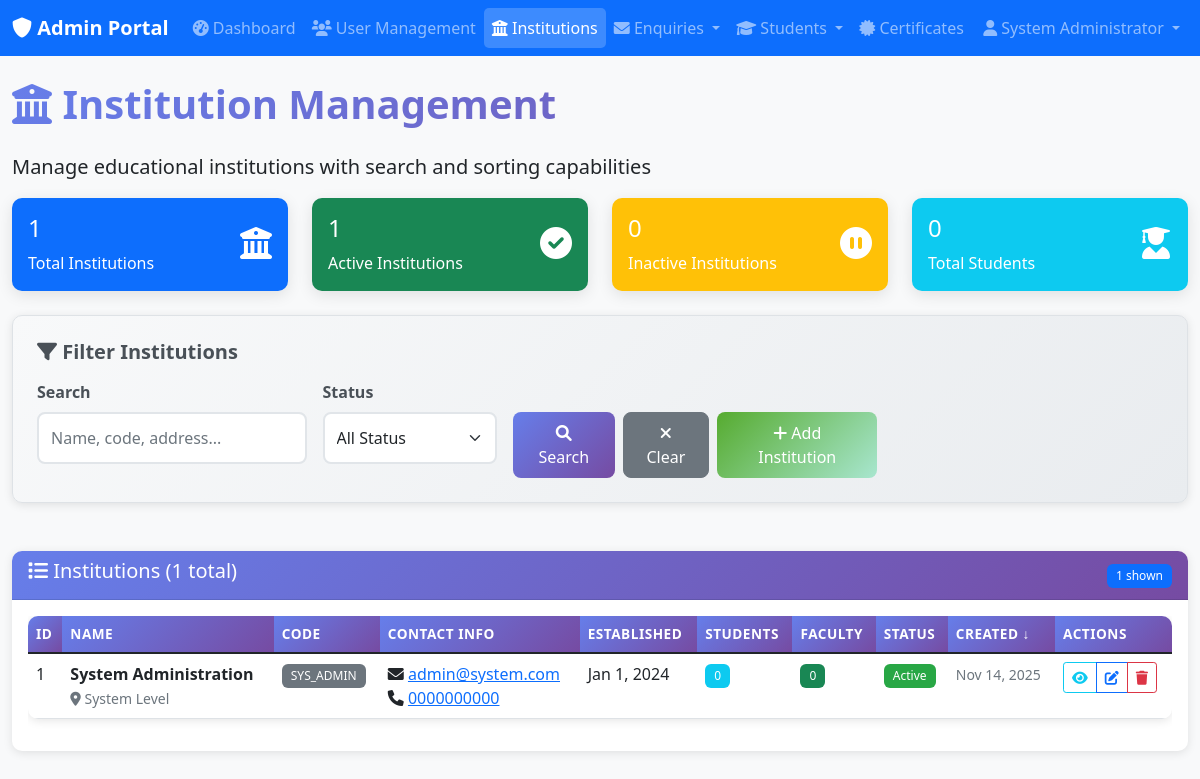
The app's page /public/admin/institutions.php (signed in) with its own data.
### tables this page shows
CREATE TABLE institutions (
    id INT PRIMARY KEY AUTO_INCREMENT,
    name VARCHAR(100) NOT NULL,
    code VARCHAR(20) UNIQUE NOT NULL,
    address TEXT,
    phone VARCHAR(20),
    email VARCHAR(100),
    established_date DATE,
    is_active BOOLEAN DEFAULT TRUE,
    created_at TIMESTAMP DEFAULT CURRENT_TIMESTAMP,
    updated_at TIMESTAMP DEFAULT CURRENT_TIMESTAMP ON UPDATE CURRENT_TIMESTAMP
);

### public/admin/institutions.php (the view, shortened to what the rows shown need)
<?php
require_once __DIR__ . '/../../includes/auth_check_admin.php';
$sort_by = $_GET['sort_by'] ?? 'created_at';
$sort_order = $_GET['sort_order'] ?? 'DESC';
$page = max(1, (int)($_GET['page'] ?? 1));
$per_page = 25;
$filters = [];
$institutions = getFilteredInstitutions($filters, $sort_by, $sort_order, $page, $per_page);
?>
<div class="row">
    <div class="col-12">
        <h1 class="text-gradient mb-4">
            <i class="fas fa-university"></i> Institution Management
        </h1>
    </div>
</div>
<div class="row">
    <div class="col-12">
        <div class="card">
            <div class="card-body">
                <?php if (empty($institutions)): ?>
                    <div class="text-center py-4">
                        <i class="fas fa-university fa-3x text-muted mb-3"></i>
                        <h5 class="text-muted">No Institutions Found</h5>
                        <p class="text-muted">No institutions match your current search criteria.</p>
                    </div>
                <?php else: ?>
                    <div class="table-responsive">
                        <table class="table table-hover">
                            <thead>
                                <tr>
                                    <th>
                                        <a href="?<?php echo http_build_query(array_merge($_GET, ['sort_by' => 'id', 'sort_order' => $sort_by === 'id' && $sort_order === 'ASC' ? 'DESC' : 'ASC'])); ?>">
                                            ID <?php echo $sort_by === 'id' ? ($sort_order === 'ASC' ? '↑' : '↓') : ''; ?>
                                        </a>
                                    </th>
                                    <th>
                                        <a href="?<?php echo http_build_query(array_merge($_GET, ['sort_by' => 'name', 'sort_order' => $sort_by === 'name' && $sort_order === 'ASC' ? 'DESC' : 'ASC'])); ?>">
                                            Name <?php echo $sort_by === 'name' ? ($sort_order === 'ASC' ? '↑' : '↓') : ''; ?>
                                        </a>
                                    </th>
                                    <th>
                                        <a href="?<?php echo http_build_query(array_merge($_GET, ['sort_by' => 'code', 'sort_order' => $sort_by === 'code' && $sort_order === 'ASC' ? 'DESC' : 'ASC'])); ?>">
                                            Code <?php echo $sort_by === 'code' ? ($sort_order === 'ASC' ? '↑' : '↓') : ''; ?>
                                        </a>
                                    </th>
                                    <th>Contact Info</th>
                                    <th>
                                        <a href="?<?php echo http_build_query(array_merge($_GET, ['sort_by' => 'established_date', 'sort_order' => $sort_by === 'established_date' && $sort_order === 'ASC' ? 'DESC' : 'ASC'])); ?>">
                                            Established <?php echo $sort_by === 'established_date' ? ($sort_order === 'ASC' ? '↑' : '↓') : ''; ?>
                                        </a>
                                    </th>
                                    <th>Students</th>
                                    <th>Faculty</th>
                                    <th>Status</th>
                                    <th>
                                        <a href="?<?php echo http_build_query(array_merge($_GET, ['sort_by' => 'created_at', 'sort_order' => $sort_by === 'created_at' && $sort_order === 'ASC' ? 'DESC' : 'ASC'])); ?>">
                                            Created <?php echo $sort_by === 'created_at' ? ($sort_order === 'ASC' ? '↑' : '↓') : ''; ?>
                                        </a>
                                    </th>
                                    <th>Actions</th>
                                </tr>
                            </thead>
                            <tbody>
                                <?php foreach ($institutions as $institution): ?>
                                    <tr>
                                        <td><?php echo $institution['id']; ?></td>
                                        <td>
                                            <strong><?php echo htmlspecialchars($institution['name']); ?></strong>
                                            <?php if ($institution['address']): ?>
                                                <br><small class="text-muted">
                                                    <i class="fas fa-map-marker-alt"></i>
                                                    <?php echo htmlspecialchars(substr($institution['address'], 0, 50)) . (strlen($institution['address']) > 50 ? '...' : ''); ?>
                                                </small>
                                            <?php endif; ?>
                                        </td>
                                        <td>
                                            <span class="badge bg-secondary"><?php echo htmlspecialchars($institution['code']); ?></span>
                                        </td>
                                        <td>
                                            <?php if ($institution['email']): ?>
                                                <div>
                                                    <i class="fas fa-envelope"></i>
                                                    <a href="mailto:<?php echo htmlspecialchars($institution['email']); ?>">
                                                        <?php echo htmlspecialchars($institution['email']); ?>
                                                    </a>
                                                </div>
                                            <?php endif; ?>
                                            <?php if ($institution['phone']): ?>
                                                <div>
                                                    <i class="fas fa-phone"></i>
                                                    <a href="tel:<?php echo htmlspecialchars($institution['phone']); ?>">
                                                        <?php echo htmlspecialchars($institution['phone']); ?>
                                                    </a>
                                                </div>
                                            <?php endif; ?>
                                        </td>
                                        <td>
                                            <?php if ($institution['established_date']): ?>
                                                <?php echo date('M j, Y', strtotime($institution['established_date'])); ?>
                                            <?php else: ?>
                                                <span class="text-muted">Not specified</span>
                                            <?php endif; ?>
                                        </td>
                                        <td>
                                            <span class="badge bg-info">
                                                <?php echo number_format($institution['student_count']); ?>
                                            </span>
                                        </td>
                                        <td>
                                            <span class="badge bg-success">
                                                <?php echo number_format($institution['faculty_count']); ?>
                                            </span>
                                        </td>
                                        <td>
                                            <span class="badge status-<?php echo $institution['is_active'] ? 'active' : 'inactive'; ?>">
                                                <?php echo $institution['is_active'] ? 'Active' : 'Inactive'; ?>
                                            </span>
                                        </td>
                                        <td>
                                            <small class="text-muted">
                                                <?php echo date('M j, Y', strtotime($institution['created_at'])); ?>
                                            </small>
                                        </td>
                                        <td>
                                            <div class="btn-group btn-group-sm" role="group">
                                                <button type="button" class="btn btn-outline-info"
                                                        onclick="viewInstitution(<?php echo htmlspecialchars(json_encode($institution)); ?>)"
                                                        title="View Details">
                                                    <i class="fas fa-eye"></i>
                                                </button>
                                                <button type="button" class="btn btn-outline-primary"
                                                        onclick="editInstitution(<?php echo htmlspecialchars(json_encode($institution)); ?>)"
                                                        title="Edit Institution">
                                                    <i class="fas fa-edit"></i>
                                                </button>
                                                <button type="button" class="btn btn-outline-danger"
                                                        onclick="deleteInstitution(<?php echo $institution['id']; ?>, '<?php echo htmlspecialchars($institution['name']); ?>')"
                                                        title="Delete Institution">
                                                    <i class="fas fa-trash"></i>
                                                </button>
                                            </div>
                                        </td>
                                    </tr>
                                <?php endforeach; ?>
                            </tbody>
                        </table>
                    </div>
                <?php endif; ?>
            </div>
        </div>
    </div>
</div>
<?php
function getFilteredInstitutions($filters = [], $sort_by = 'created_at', $sort_order = 'DESC', $page = 1, $per_page = 25) {
    $whereConditions = [];
    $params = [];
    $whereClause = !empty($whereConditions) ? 'WHERE ' . implode(' AND ', $whereConditions) : '';
    $allowedSorts = ['id', 'name', 'code', 'established_date', 'created_at'];
    $sort_order = strtoupper($sort_order) === 'ASC' ? 'ASC' : 'DESC';
    $offset = ($page - 1) * $per_page;
    $query = "
        SELECT i.*,
               COUNT(DISTINCT s.id) as student_count,
               COUNT(DISTINCT u.id) as faculty_count
        FROM institutions i
        LEFT JOIN students s ON i.id = s.institution_id
        LEFT JOIN users u ON i.id = u.institution_id AND u.role = 'faculty'
        {$whereClause}
        GROUP BY i.id
        ORDER BY i.{$sort_by} {$sort_order}
        LIMIT {$per_page} OFFSET {$offset}
    ";
    return fetchAll($query, $params);
}
?>

### records on screen
institutions: id "1", name "System Administration", address "System Level", code "SYS_ADMIN", email "admin@system.com", phone "0000000000", established_date "Jan 1, 2024", student_count "0", faculty_count "0", is_active "Active", created_at "Nov 14, 2025"

### other values on screen
$item['title'] "Dashboard"
$item['title'] "User Management"
$item['title'] "Institutions"
$item['title'] "Enquiries"
$item['title'] "Students"
$item['title'] "Certificates"
$userName "System Administrator"
$institutionStats['total'] "1"
$institutionStats['active'] "1"
$institutionStats['inactive'] "0"
$institutionStats['total_students'] "0"
$total_institutions "1"
count($institutions) "1"
